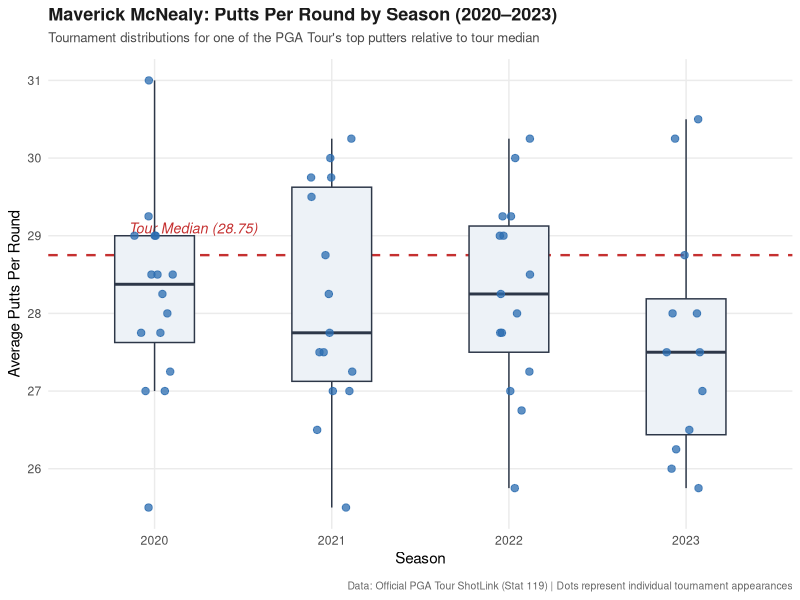

The R source for this figure:
## ---- chunk 1
#| label: fig-mcnealy-story
#| fig-cap: "Maverick McNealy's tournament putts per round across full tour seasons (2020–2023). The red dashed line denotes the tour median (28.75)."
#| fig-width: 8
#| fig-height: 5

library(tidyverse)

pga_data <- read_csv("data/pga_putts_per_round.csv", show_col_types = FALSE)
tour_median <- median(pga_data$putts_per_round)

mcnealy <- pga_data |>
  filter(player == "Maverick McNealy", season >= 2020) |>
  mutate(season = as.factor(season))

ggplot(mcnealy, aes(x = season, y = putts_per_round)) +
  geom_hline(yintercept = tour_median, linetype = "dashed", color = "#c53030", linewidth = 0.8) +
  annotate(
    "text",
    x = "2020", y = tour_median + 0.35,
    label = "Tour Median (28.75)",
    color = "#c53030", fontface = "italic", hjust = 0.2, size = 3.6
  ) +
  geom_boxplot(fill = "#edf2f7", color = "#2d3748", width = 0.45, outlier.shape = NA) +
  geom_jitter(color = "#2b6cb0", size = 2.2, alpha = 0.75, width = 0.12, height = 0) +
  scale_y_continuous(breaks = seq(25, 33, by = 1)) +
  labs(
    title = "Maverick McNealy: Putts Per Round by Season (2020–2023)",
    subtitle = "Tournament distributions for one of the PGA Tour's top putters relative to tour median",
    x = "Season",
    y = "Average Putts Per Round",
    caption = "Data: Official PGA Tour ShotLink (Stat 119) | Dots represent individual tournament appearances"
  ) +
  theme_minimal(base_size = 11) +
  theme(
    plot.title = element_text(face = "bold", size = 13, color = "#1a1a1a"),
    plot.subtitle = element_text(size = 9.5, color = "#4a4a4a", margin = margin(b = 10)),
    plot.caption = element_text(size = 7.5, color = "#666666", margin = margin(t = 10)),
    panel.grid.minor = element_blank()
  )
